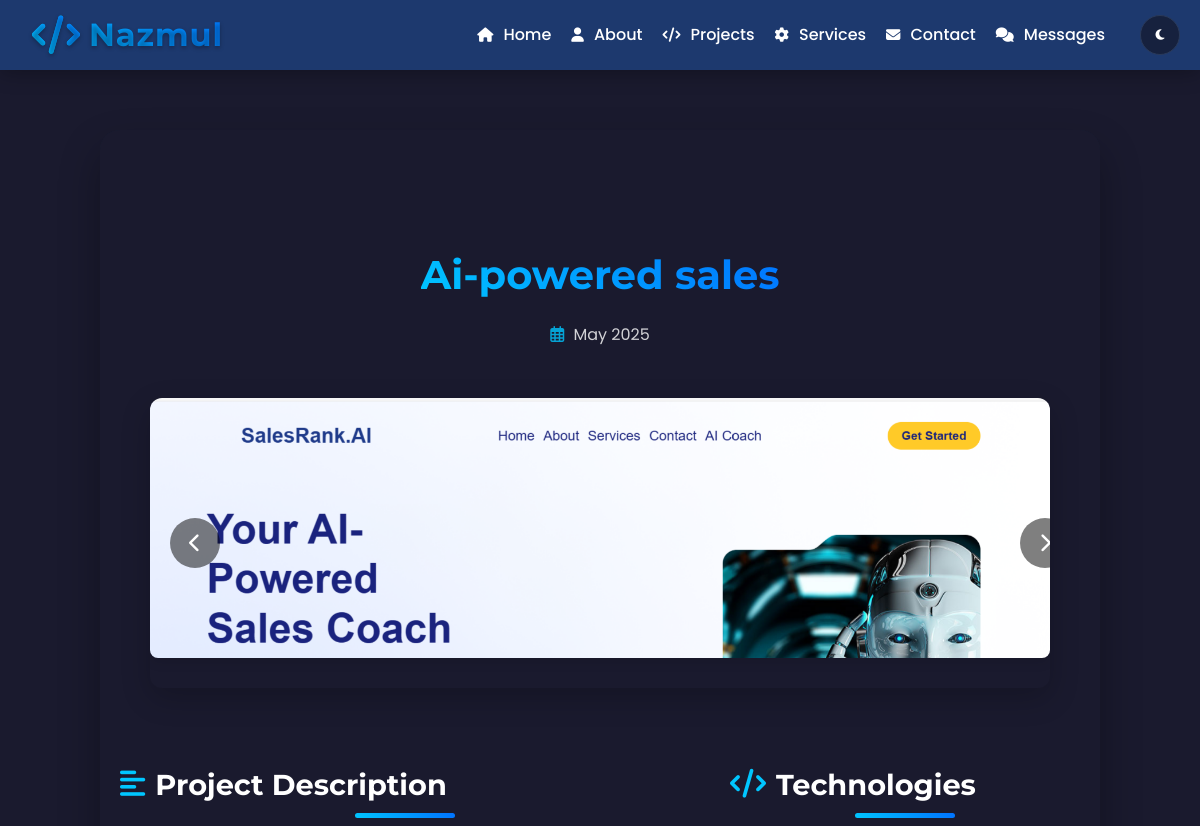
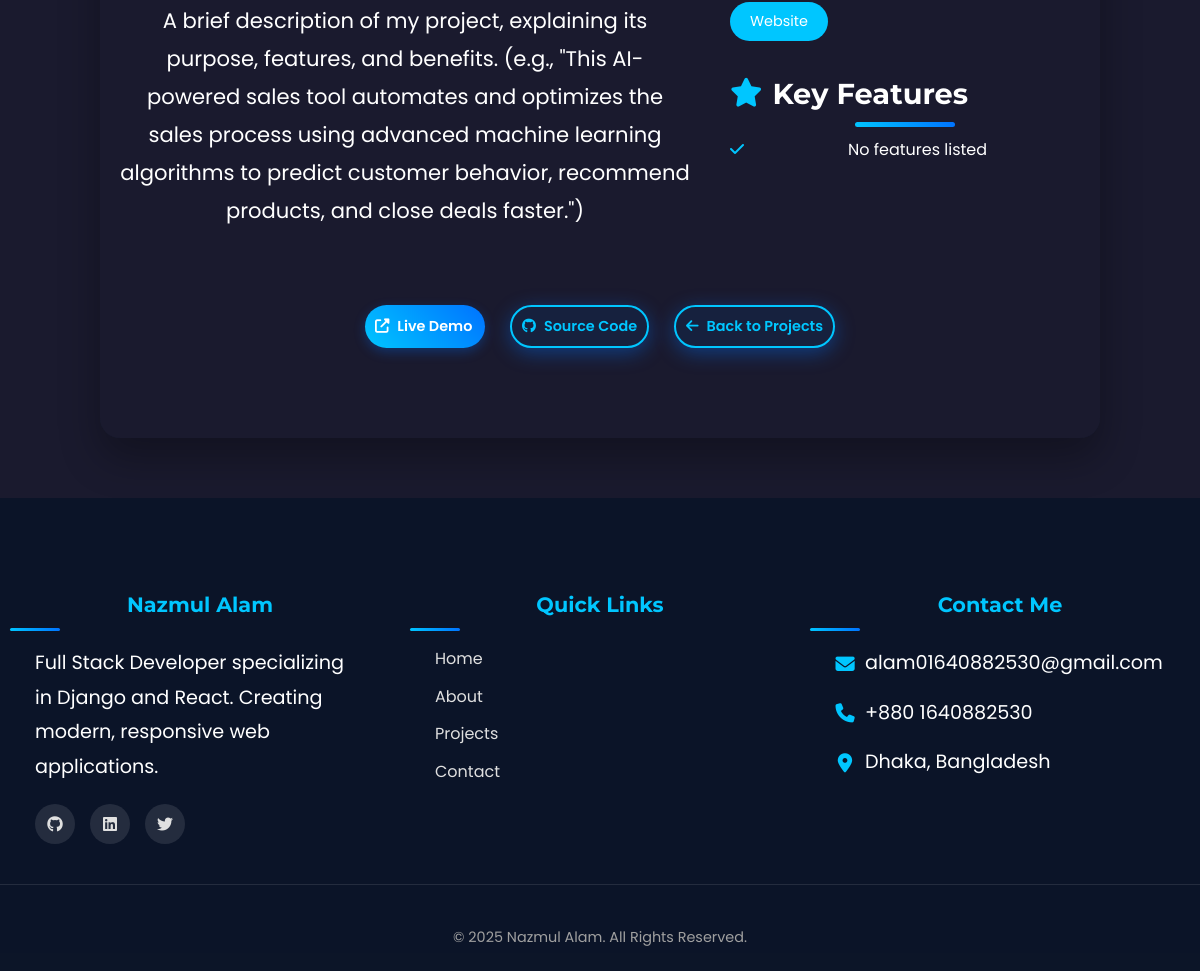
The app's page /projects/2/ with its own data (2 pictures, top to bottom).
### core/models.py (models this page shows, shortened)
class Project(models.Model):
    title = models.CharField(max_length=200)
    description = models.TextField()
    image = models.ImageField(upload_to='projects/', default='defaults/placeholder.jpg', blank=True, null=True)
    live_demo = models.URLField(blank=True, null=True)
    source_code = models.URLField(blank=True, null=True)
    created_at = models.DateTimeField(auto_now_add=True)
    technologies = models.ManyToManyField('Technology', blank=True)

class ProjectImage(models.Model):
    project = models.ForeignKey(Project, related_name='images', on_delete=models.CASCADE)
    image = models.ImageField(upload_to='project_images/')
    caption = models.CharField(max_length=200, blank=True, null=True)

class Technology(models.Model):
    name = models.CharField(max_length=100)

### core/views.py (the view)
# urls.py: path('projects/<int:project_id>/', views.project_detail, name='project_detail'),
def project_detail(request, project_id):
    project = get_object_or_404(Project, id=project_id)
    return render(request, 'core/project_detail.html', {'project': project})

### core/templates/core/project_detail.html (shortened to what this page needs)
{% extends 'core/base.html' %}
{% load static %}
{% block content %}
<section class="project-detail-section">
    <div class="container">
        <div class="project-header">
            <h1 class="project-title">{{ project.title }}</h1>
            <div class="project-meta">
                {% if project.created_at %}
                    <span class="date"><i class="far fa-calendar-alt"></i> {{ project.created_at|date:"F Y" }}</span>
                {% endif %}
            </div>
        </div>
        <div class="project-content">
            <div class="project-slider-container">
                <div class="project-slider">
                    {% if project.images.all %}
                        {% for image in project.images.all %}
                        <div class="slide">
                            <img src="{{ image.image.url }}" alt="{{ image.caption|default:project.title }}" class="slider-image">
                        </div>
                        {% endfor %}
                    {% else %}
                        <div class="slide">
                            <img src="{% if project.image %}{{ project.image.url }}{% else %}{% static 'images/placeholder.jpg' %}{% endif %}"
                                 alt="{% if project.image %}{{ project.title }}{% else %}No image available{% endif %}" class="slider-image">
                        </div>
                    {% endif %}
                </div>
                <div class="slider-controls">
                    <button class="slider-nav prev"><i class="fas fa-chevron-left"></i></button>
                    <button class="slider-nav next"><i class="fas fa-chevron-right"></i></button>
                </div>
            </div>
            <div class="project-details-grid">
                <div class="project-description">
                    <h2><i class="fas fa-align-left"></i> Project Description</h2>
                    <div class="description-content">
                        {{ project.description|linebreaks }}
                    </div>
                </div>
                <div class="project-sidebar">
                    <div class="project-technologies">
                        <h2><i class="fas fa-code"></i> Technologies</h2>
                        <div class="tech-tags">
                            {% for tech in project.technologies.all %}
                            <span class="tech-tag">{{ tech.name }}</span>
                            {% endfor %}
                        </div>
                    </div>
                    <div class="project-features">
                        <h2><i class="fas fa-star"></i> Key Features</h2>
                        <ul class="features-list">
                            {% if project.features %}
                                {% for feature in project.features.splitlines %}
                                    <li>{{ feature }}</li>
                                {% endfor %}
                            {% else %}
                                <li>No features listed</li>
                            {% endif %}
                        </ul>
                    </div>
                </div>
            </div>
            <div class="project-links">
                {% if project.live_demo %}
                <a href="{{ project.live_demo }}" class="btn demo-btn" target="_blank">
                    <i class="fas fa-external-link-alt"></i> Live Demo
                </a>
                {% endif %}
                {% if project.source_code %}
                <a href="{{ project.source_code }}" class="btn code-btn" target="_blank">
                    <i class="fab fa-github"></i> Source Code
                </a>
                {% endif %}
                <a href="{% url 'projects' %}" class="btn back-btn">
                    <i class="fas fa-arrow-left"></i> Back to Projects
                </a>
            </div>
        </div>
    </div>
</section>
{% endblock %}

### core/templates/core/base.html (style rules this page uses)
:root { --nav-height: 70px; --bg-light: #ffffff; --text-light: #333333; --card-bg-light: #f8f9fa; --nav-bg-light: rgba(255, 255, 255, 0.95); --footer-bg-light: rgba(20, 40, 80, 0.9); --bg-dark: #1a1a2e; --text-dark: #ffffff; --card-bg-dark: #16213e; --nav-bg-dark: rgba(30, 60, 114, 0.95); --footer-bg-dark: rgba(10, 20, 40, 0.9); --bg-color: var(--bg-dark); --text-color: var(--text-dark); --card-bg: var(--card-bg-dark); --nav-bg: var(--nav-bg-dark); --footer-bg: var(--footer-bg-dark); }
body { padding-top: var(--nav-height); margin: 0; background: var(--bg-color); color: var(--text-color); transition: background 0.3s ease, color 0.3s ease; }

### core/templates/core/project_detail.html (style rules this page uses)
.project-detail-section { padding: 80px 0; background: var(--bg-color); color: var(--text-color); }
.container { max-width: 1200px; margin: 0 auto; padding: 0 20px; }
.project-header { margin-bottom: 50px; text-align: center; animation: fadeInDown 0.8s ease-out; }
.project-title { font-size: 2.5rem; margin-bottom: 15px; color: var(--heading-color); font-family: var(--font-heading); background: var(--primary-gradient); -webkit-background-clip: text; background-clip: text; color: transparent; display: inline-block; }
.project-meta { display: flex; justify-content: center; gap: 20px; font-size: 1rem; color: var(--text-color); opacity: 0.8; }
.project-meta i { margin-right: 5px; color: var(--primary); }
.project-slider-container { position: relative; max-width: 900px; margin: 0 auto 50px; border-radius: 12px; overflow: hidden; box-shadow: 0 10px 30px rgba(0, 0, 0, 0.2); }
.slider-image { width: 100%; height: 500px; object-fit: cover; transition: transform 0.5s ease; }
.slider-controls { position: absolute; top: 50%; width: 100%; display: flex; justify-content: space-between; transform: translateY(-50%); padding: 0 20px; z-index: 2; }
.slider-nav { background: rgba(0, 0, 0, 0.5); color: white; border: none; width: 50px; height: 50px; border-radius: 50%; display: flex; align-items: center; justify-content: center; cursor: pointer; transition: all 0.3s ease; font-size: 1.2rem; }
.project-details-grid { display: grid; grid-template-columns: 1fr 350px; gap: 40px; margin-bottom: 40px; }
.project-description { animation: fadeInUp 0.8s ease-out 0.2s; animation-fill-mode: both; }
.project-description h2, .project-technologies h2, .project-features h2 { font-size: 1.8rem; margin-bottom: 20px; color: var(--heading-color); display: flex; align-items: center; gap: 10px; }
.project-description h2 i, .project-technologies h2 i, .project-features h2 i { color: var(--primary); }
.description-content { line-height: 1.8; font-size: 1.1rem; }
.project-sidebar { animation: fadeInUp 0.8s ease-out 0.4s; animation-fill-mode: both; }
.tech-tags { display: flex; flex-wrap: wrap; gap: 10px; margin-bottom: 30px; }
.tech-tag { background: var(--primary); color: white; padding: 8px 20px; border-radius: 20px; font-size: 0.9rem; transition: transform 0.3s ease; }
.features-list { list-style-type: none; padding-left: 0; }
.features-list li { position: relative; padding-left: 25px; margin-bottom: 10px; line-height: 1.6; }
.features-list li:before { content: '\f00c'; font-family: 'Font Awesome 5 Free'; font-weight: 900; color: var(--primary); position: absolute; left: 0; }
.project-links { display: flex; gap: 15px; flex-wrap: wrap; margin-top: 50px; justify-content: center; animation: fadeInUp 0.8s ease-out 0.6s; animation-fill-mode: both; }
.btn { display: inline-flex; align-items: center; gap: 8px; padding: 12px 25px; border-radius: 50px; font-weight: 600; transition: all 0.3s ease; text-decoration: none; }
.demo-btn { background: var(--primary-gradient); color: white; box-shadow: 0 5px 15px rgba(0, 114, 255, 0.3); }
.code-btn { background: var(--card-bg); color: var(--primary); border: 2px solid var(--primary); }
.back-btn { background: var(--card-bg); color: var(--text-color); border: 2px solid var(--border-color); }

### records on screen
Project: created_at "May 2025", description "A brief description of my project, explaining its purpose, features, and benefits. (e.g., \"This AI-powered sales tool automates and optimizes the sales process using advanced machine learning algorithms to predict customer behavior, recommend products, and close deals faster.\")"
ProjectImage: image (picture)
Technology: name "Website"
